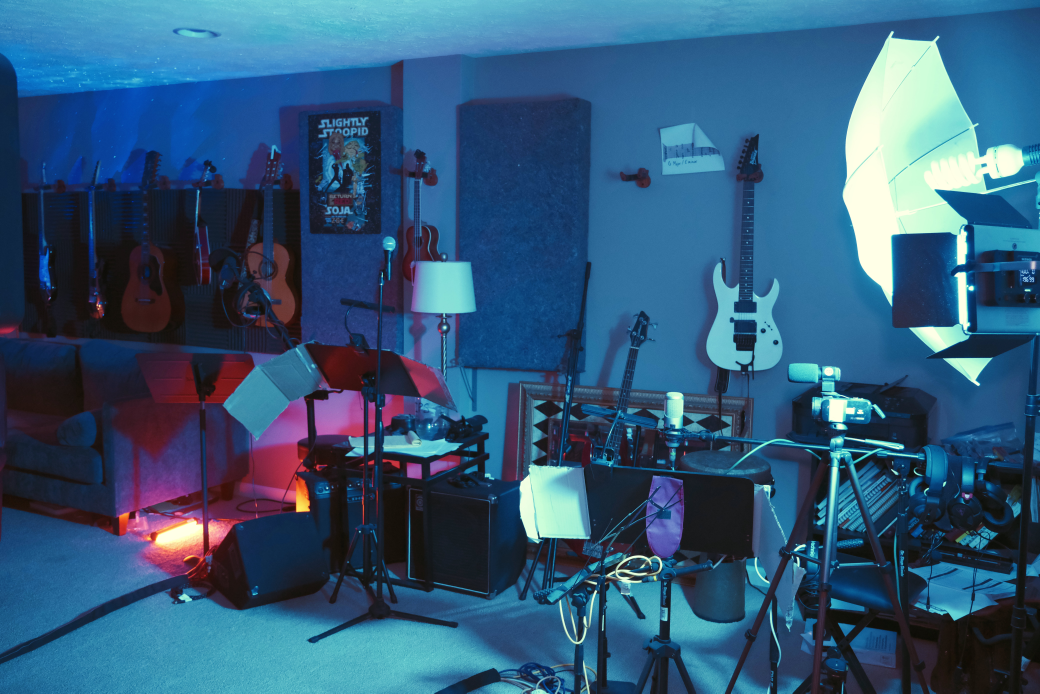
#> input picture web/WebContent/img/Guitar_Corner_MQ.jpg, 6240 x 4160 px (shown at 1/6 size)
$ python -i generate_arrangeme_previews.py   (imports and definitions only)
#> lines starting #> are read from the running program, lines starting #| are printed output that depends on the picture
#!/usr/bin/env python3
"""
PDF Preview Generator for ArrangeMe PDFs
Generates first-page previews with searchable, obvious filenames
Skips audio files and handles errors gracefully
"""

import os
import re
from pathlib import Path
from pdf2image import convert_from_path
from PIL import Image, ImageDraw, ImageFont

# Configuration
PDF_FOLDER = Path("/Users/olivia2/Desktop/ArrangeMe_PDFs")
PREVIEW_FOLDER = Path("/Users/olivia2/Documents/GitHub/guitar/web/WebContent/img/previews")
WATERMARK_TEXT = "PREVIEW"
WATERMARK_OPACITY = 180
WATERMARK_FONT_SIZE = 180
WATERMARK_COLOR = (60, 60, 60)
IMAGE_WIDTH = 800
QUALITY = 85

# [62 lines left out: functions create_preview_folder, clean_filename, not called in this run]

def add_watermark(image_path, watermark_text=WATERMARK_TEXT, opacity=WATERMARK_OPACITY):
    """Add diagonal watermark to image"""
#> called with image_path = 'img/Guitar_Corner_MQ.jpg', watermark_text = 'PREVIEW', opacity = 180
    try:
        img = Image.open(image_path).convert("RGBA")
        overlay = Image.new('RGBA', img.size, (255, 255, 255, 0))
        draw = ImageDraw.Draw(overlay)

        try:
            font = ImageFont.truetype("/System/Library/Fonts/Supplemental/Arial Bold.ttf", WATERMARK_FONT_SIZE)
        except:
            try:
                font = ImageFont.truetype("/Library/Fonts/Arial Bold.ttf", WATERMARK_FONT_SIZE)
            except:
                font = ImageFont.load_default()

        bbox = draw.textbbox((0, 0), watermark_text, font=font)
#> bbox = (0, 37, 815, 168)
        text_width = bbox[2] - bbox[0]
#> text_width = 815
        text_height = bbox[3] - bbox[1]
#> text_height = 131

        width, height = img.size
#> width = 6240; height = 4160
        x = (width - text_width) // 2
#> x = 2712
        y = (height - text_height) // 2
#> y = 2014

        draw.text((x, y), watermark_text, fill=(*WATERMARK_COLOR, opacity), font=font)
        overlay = overlay.rotate(45, expand=False)
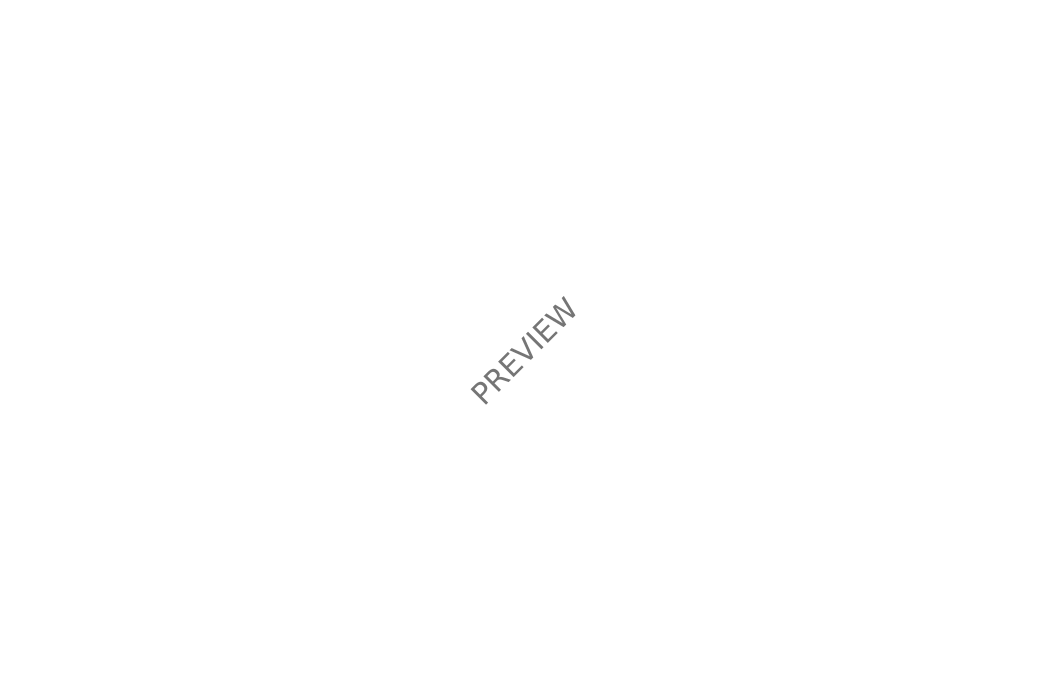
#> overlay: PIL image 6240x4160 RGBA (shown at 1/6 size); mean R, G, B, A 198.5, 198.5, 198.5, 0.3; transparent parts drawn white
        watermarked = Image.alpha_composite(img, overlay)
        watermarked = watermarked.convert("RGB")
#> watermarked: PIL image 6240x4160 RGB
        watermarked.save(image_path, "JPEG", quality=QUALITY)
        return True
    except Exception as e:
        print(f"  Error adding watermark: {e}")
        return False

# [94 lines left out: functions generate_preview, batch_generate_previews, not called in this run]

# [4 lines not run here, left out]

>>> result = add_watermark('img/Guitar_Corner_MQ.jpg')
